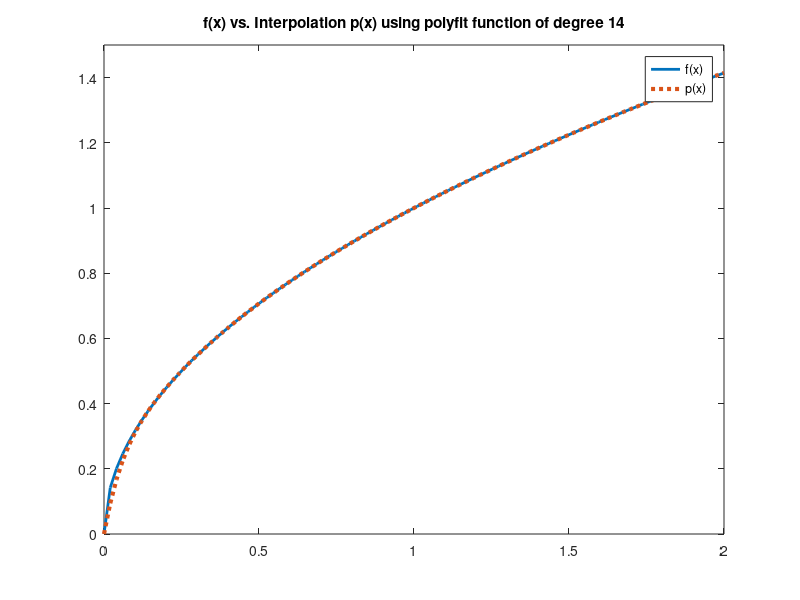

MATLAB code to generate this figure:
%%Question 5a
a = 0; 
b = 2;
x = linspace(a,b,15);
y = sqrt(x);

p = polyfit(x,y,14)

x_plotted = linspace(a,b,100);
f = sqrt(x_plotted);
p_func2 = polyval(p,x_plotted);

plot(x_plotted,f,"-","LineWidth",2);
hold on
plot(x_plotted,p_func2,":",'LineWidth',3);
legend("f(x)","p(x)");
ylim([0 1.5]);
title("f(x) vs. Interpolation p(x) using polyfit function of degree 14");

